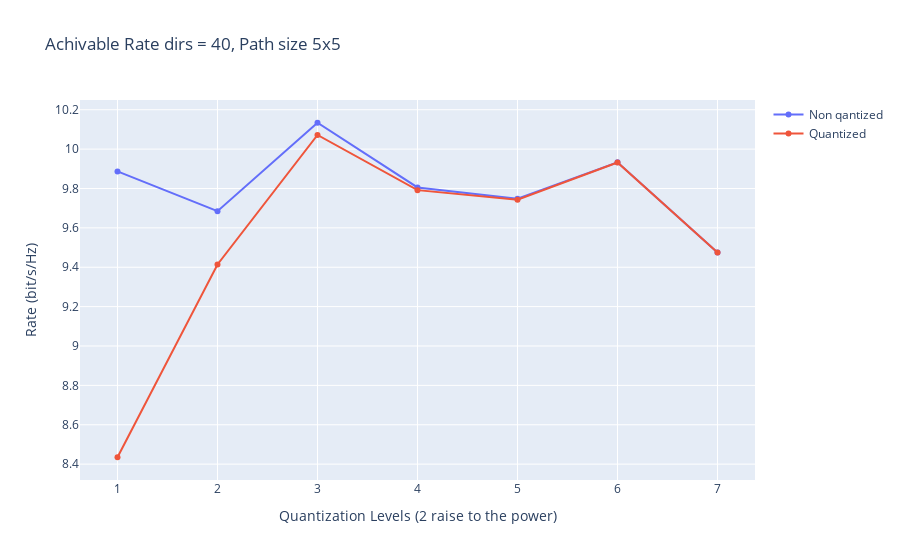

Here is the notebook cell this chart was saved with:
### Code cell
# Create traces for real part
mixfigure = go.Figure()
mixfigure.add_trace(go.Scatter(x=np.arange(1, 11), y=max_rates, mode='lines+markers', name='Non qantized'))
mixfigure.add_trace(go.Scatter(x=np.arange(1, 11), y=quantized_rate, mode='lines+markers', name='Quantized'))

# Add titles and labels
mixfigure.update_layout(
    title='Achivable Rate dirs = 40, Path size 5x5',
    xaxis_title='Quantization Levels (2 raise to the power)',
    yaxis_title='Rate (bit/s/Hz)', # Optional: Dark theme, change if needed
)

### Figure 1 — Plotly figure (JSON) as saved in the notebook; plotly's stock layout.template omitted (floating-point values rounded to 4 significant figures)
{"data": [{"mode": "lines+markers", "name": "Non qantized", "type": "scatter", "x": [1, 2, 3, 4, 5, 6, 7, 8, 9, 10], "y": [9.887, 9.685, 10.13, 9.805, 9.748, 9.933, 9.475]}, {"mode": "lines+markers", "name": "Quantized", "type": "scatter", "x": [1, 2, 3, 4, 5, 6, 7, 8, 9, 10], "y": [8.435, 9.414, 10.07, 9.792, 9.743, 9.932, 9.475]}], "layout": {"title": {"text": "Achivable Rate dirs = 40, Path size 5x5"}, "xaxis": {"title": {"text": "Quantization Levels (2 raise to the power)"}}, "yaxis": {"title": {"text": "Rate (bit/s/Hz)"}}}}
